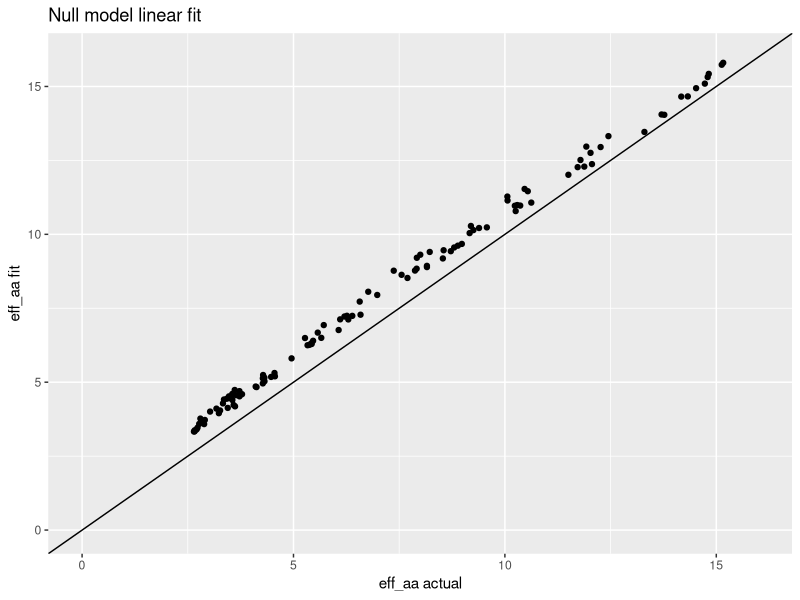
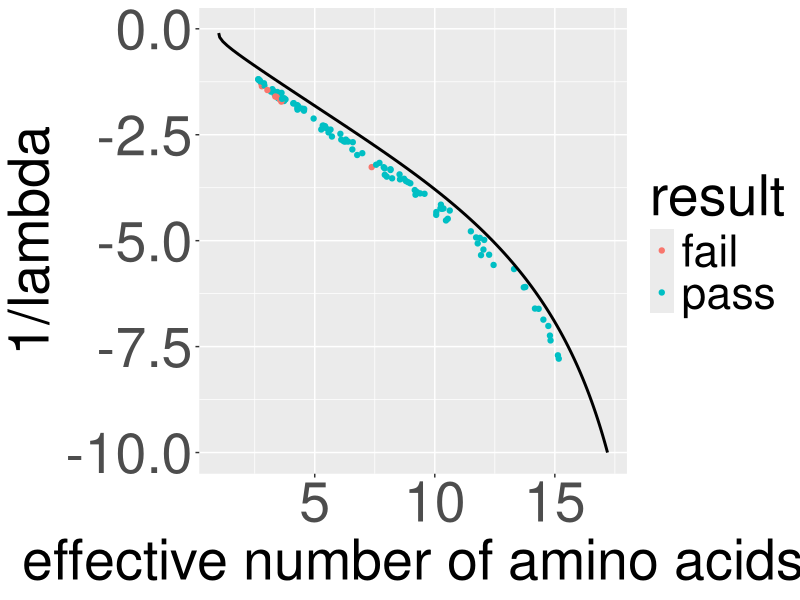

Reproduce these figures in R, in order.
# code to test the null model
# 
library(tidyverse)
library(stringr)
library(cowplot)
library(broom)

# list of conditions: case_when()
# cut() to make intervals - instead of 19 ifelse statements

# generate data into tidy_align df
# correct method: multinomial with expo prob function
# p(k)=ce^(-lambda*k)
# rmultinom(10, 500, exp(-1*(0:19)))
# range of lambda, range of eff n
null0 <- data.frame(t(rmultinom(10, 500, exp(-1*(0:19))))) # 10 sites with 500 aa counts
null1 <- data.frame(t(rmultinom(10, 500, exp(-0.83*(0:19)))))
null2 <- data.frame(t(rmultinom(10, 500, exp(-0.75*(0:19)))))
null3 <- data.frame(t(rmultinom(10, 500, exp(-0.63*(0:19)))))
null4 <- data.frame(t(rmultinom(10, 500, exp(-0.5*(0:19)))))
null5 <- data.frame(t(rmultinom(10, 500, exp(-0.42*(0:19)))))
null6 <- data.frame(t(rmultinom(10, 500, exp(-0.35*(0:19)))))
null7 <- data.frame(t(rmultinom(10, 500, exp(-0.3*(0:19)))))
null8 <- data.frame(t(rmultinom(10, 500, exp(-0.25*(0:19)))))
null9 <- data.frame(t(rmultinom(10, 500, exp(-0.2*(0:19)))))
null10 <- data.frame(t(rmultinom(10, 500, exp(-0.15*(0:19)))))

full_join(null0, null1) %>% full_join(., null2) %>% full_join(., null3) %>%
  full_join(., null4) %>% full_join(., null5) %>% full_join(., null6) %>%
  full_join(., null7) %>% full_join(., null8) %>% full_join(., null9) %>%
  full_join(., null10) -> null

#---------- NULL DISTRIBUTION ----------
# recreate all_count df (site, aa, count)
null %>% mutate(site = seq(1:nrow(null))) %>% gather(aa, count, X1:X20) -> all_count


#----------- ESTIMATED DISTRIBUTION ------------
# USING ONLY OBSERVED AA
# order aa by relative frequency
all_count %>%
  arrange(all_count$site, desc(count)) -> ordered_count

# make the categorical variable (aa) numerical (k) by numbering aa's 1-20 in order of freq
ordered_count %>%
  group_by(site) %>%
  mutate(k = as.numeric(1:20)) -> ordered_count

# remove aa with zero values
ordered_count %>%
  filter(count > 0) -> observed_aa

# count relative to most frequent - rescale to 1 for highly conserved sites
observed_aa %>%
  group_by(site) %>%
  mutate(rel_count = count/max(count)) -> observed_aa

# log-transformed data
observed_aa %>%
  mutate(ln_count = log(rel_count)) -> observed_aa 

# fit to a linear function, using map and BROOM 
# SET INTERCEPT TO 0
observed_aa %>% nest(-site) %>%
  mutate(fit = map(data, ~ lm(ln_count ~ 0 + k, data = .)),
         #intercept = map_dbl(fit, ~ (.)$coefficients[1]),
         slope = map_dbl(fit, ~ (.)$coefficients[1])) %>% 
  select(-data, -fit) -> observed_fits

ordered_count %>% 
  left_join(observed_fits, by = "site") %>%
  mutate(est_dist = exp(k*slope)) -> ordered_count

# rescale to compare w raw count
ordered_count %>%
  group_by(site) %>%
  mutate(est_rel = est_dist/sum(est_dist)) %>%
  mutate(est_count = sum(count)*est_rel) -> ordered_count

# visual comparison
# ordered_count %>%
#   filter(site == 1) %>%
#   ggplot(aes(x = k)) +
#   geom_point(aes(y = count, color = "steelblue")) +
#   geom_point(aes(y = est_count, color = "violetred")) +
#   scale_color_manual(name = "distribution",  
#                      values = c("steelblue" = "steelblue", "violetred" = "violetred"), 
#                      labels = c("actual", "estimated")) +
#   ggtitle("site = 1") 

#------- CHI-SQUARED: ACTUAL VS. ESTIMATED DIST -------
ordered_count %>% nest(-site) %>%
  mutate(chisq = map(data, ~ sum(((.$count - .$est_count)^2)/.$est_count)),
         p_value = map_dbl(chisq, ~ pchisq(., 18, lower.tail=FALSE))) %>% 
  select(-data) %>%
  mutate(p.adjusted = p.adjust(p_value, method= "fdr")) -> chisq_results

chisq_results %>%
  mutate(result = "pass") -> chisq_results

chisq_results$result[chisq_results$p_value < 0.05] <- "fail"

chisq_results %>% filter(result == "fail") %>% nrow()/nrow(chisq_results)


#------- EFFECTIVE NUMBER OF AMINO ACIDS --------
# site_aa_count is actual dist. DOES NOT CONTAIN AA AT ZERO

# eff aa for actual distribution
observed_aa %>%
  group_by(site) %>%
  mutate(frequency = (count)/sum(count)) -> site_aa_freq

site_aa_freq %>% 
  mutate(flnf = frequency*log(frequency)) %>%
  group_by(site) %>% 
  summarize(entropy = -sum(flnf),
            eff_aa = exp(entropy),
            n = length(unique(aa))) -> eff_aa_all

# eff aa for estimated distribution
ordered_count %>% 
  group_by(site) %>%
  mutate(freq = (est_count)/sum(est_count)) -> site_aa_freq_2
site_aa_freq_2 %>% 
  mutate(flnf = freq*log(freq)) %>%
  group_by(site) %>%
  summarize(entr = -sum(flnf),
            eff_aa_est = exp(entr)) -> eff_aa_all_est

left_join(eff_aa_all, eff_aa_all_est) -> compare_eff_aa

ggplot(compare_eff_aa, aes(x=eff_aa, y=eff_aa_est)) + geom_point() +
  geom_abline(slope = 1, intercept = 0) + xlim(0,16) + ylim(0,16) + 
  labs(title = "Null model linear fit", x = "eff_aa actual", y = "eff_aa fit")

# eff_aa_all %>% 
#   ggplot(aes(x=site, y=eff_aa)) + geom_point() + 
#   #geom_smooth(se=F) +
#   ylab("effective number of amino acids") +
#   scale_x_continuous(limits = c(0, 154), expand = c(0, 0)) + 
#   scale_y_continuous(limits = c(0,13), expand = c(0, 0)) + 
#   theme_classic()

#------- RELATIONSHIP BETWEEN GAMMA & EFF AA -------
observed_fits %>%
  left_join(eff_aa_all) %>% 
  select(site, slope, eff_aa)-> gam_v_effaa

gam_v_effaa %>%
  left_join(chisq_results) %>% 
  select(site, slope, eff_aa, result) -> gam_v_effaa

# theoretical prediction
neff2 <- function(lambda_inv) {
  lambda <- 1/lambda_inv
  pi <- lambda*exp(-lambda*(0:19))
  C <- sum(pi)
  pi <- pi/C
  exp(-sum(pi*log(pi)))
}
#neff2(1/3)

df_theory2 <- data.frame(lambda_inv = (0:-100)/10, ne = vapply((0:-100)/10, neff2, numeric(1)))

ggplot(gam_v_effaa, aes(x = eff_aa, y = 1/slope)) + 
  geom_point(aes(color = result)) +
  #geom_line(data = df_theory, aes(ne, -1/lambda), inherit.aes = FALSE) +
  geom_line(data = df_theory2, aes(ne, lambda_inv), inherit.aes = FALSE, size = 1) +
  #ggtitle("1B4T_A") +
  #ylim(-10,1000) ++
  labs(x = "effective number of amino acids", y = "1/lambda") +
  theme(legend.position = "right",
        text = element_text(size = 40),
        axis.text = element_text(size = 40))  #-> plot1
